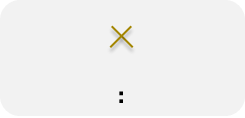
#> input picture backend/Data/versus_bkg.png, 245 x 118 px
$ jupyter execute --allow-errors artem_vk-auth.ipynb
#> lines starting #> are read from the running program, lines starting #| are printed output that depends on the picture
[cell 1]
import requests
import re
import matplotlib.pyplot as plt
from skimage import io

token = "85ef1e633bca8fbbfc205de60a3ea7a076e84eaed2171180779b672059d708b7d830932e39831f413327a"

#> (a cell that did not finish here is left out)

#> (a cell that did not finish here is left out)

#> (a cell that did not finish here is left out)

#> (a cell that did not finish here is left out)

#> (a cell that did not finish here is left out)

#> (a cell that did not finish here is left out)

[cell 8]
import json
import numpy as np

#> (a cell that did not finish here is left out)

#> (a cell that did not finish here is left out)

[cell 11]
t_1, t_2 = {}, {}
#> (the rest of this cell did not finish here and is left out)

#> (a cell that did not finish here is left out)

[cell 13]
t_1

[cell 14]
with open("./Data/teams_info.json", "w") as f:
    json.dump(t_1, f)

#> (a cell that did not finish here is left out)

[cell 16]
teams = ['арсенал тула', 'ахмат', 'динамо', 'зенит', 'краснодар',
       'крылья советов', 'локомотив', 'оренбург', 'ростов',
       'рубин казань', 'сочи', 'спартак', 'урал екатеринбург', 'уфа',
       'фк тамбов', 'цска']

#> (a cell that did not finish here is left out)

[cell 18]
import imageio
import cv2
img = imageio.imread("./Data/versus_bkg.png")
#> img is the input picture: shape (118, 245, 4); mean R, G, B, A 234.7, 234.6, 234, 247.7
back_alpha = img[:, :, 3]
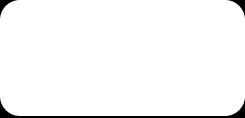
#> back_alpha: shape (118, 245); min 0, max 255, mean 247.7
back = img[:, :, :3]
